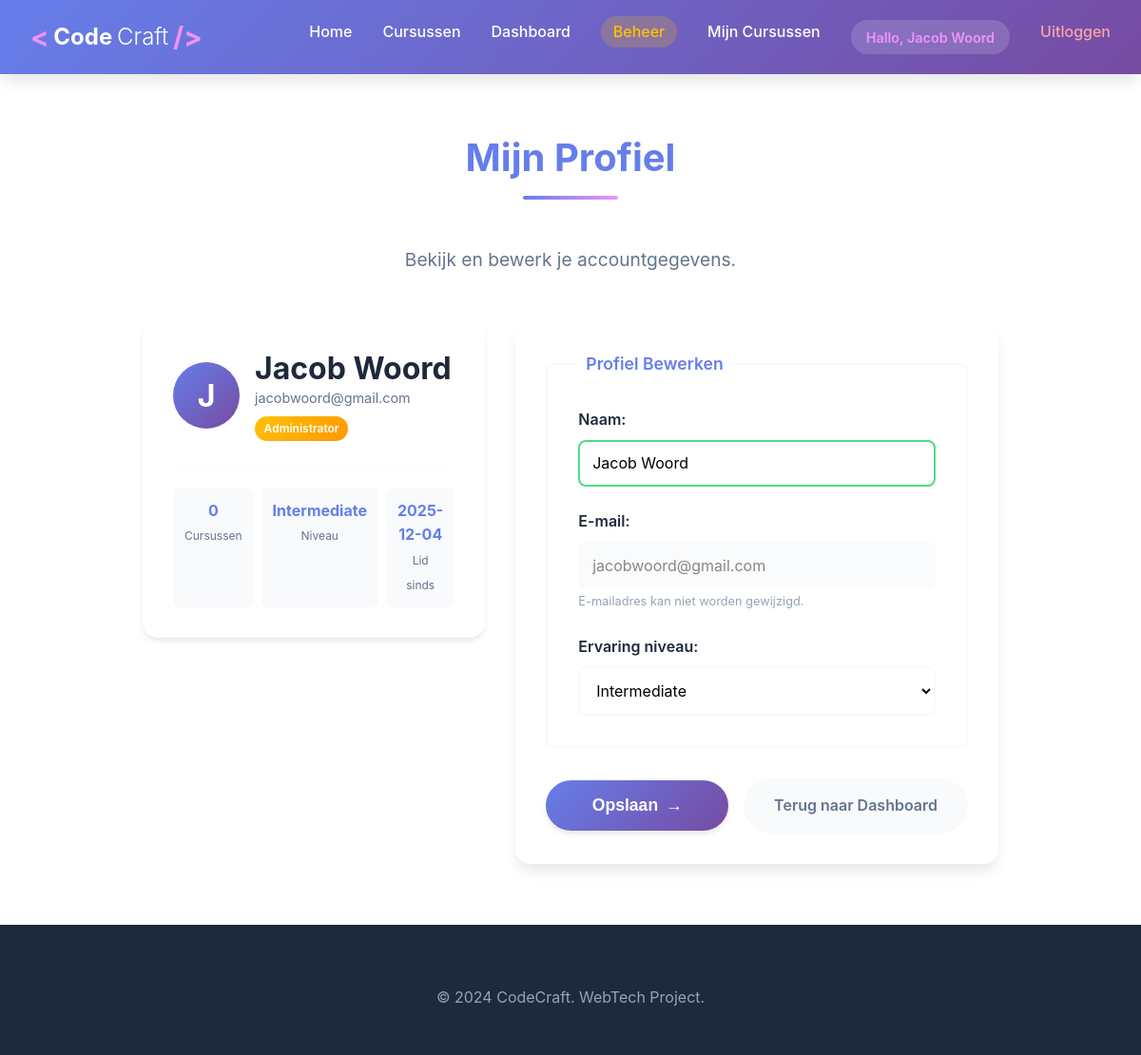
The app's page /profiel (signed in) with its own data.
### tables this page shows
CREATE TABLE users (
            id INTEGER PRIMARY KEY AUTOINCREMENT,
            name TEXT NOT NULL,
            email TEXT NOT NULL UNIQUE,
            password TEXT NOT NULL,
            level TEXT,
            created_at DATETIME DEFAULT CURRENT_TIMESTAMP
        , is_admin INTEGER DEFAULT 0);

### py/app.py (the view, shortened to what this page needs)
@app.route('/profiel', methods=['GET', 'POST'])
@login_required
def profile():
    conn = get_db()
    cursor = conn.cursor()
    cursor.execute('SELECT * FROM users WHERE id = ?', (session['user_id'],))
    user = cursor.fetchone()
    cursor.execute('SELECT COUNT(*) as count FROM enrollments WHERE user_id = ?', (session['user_id'],))
    enrollment_count = cursor.fetchone()['count']
    conn.close()
    return render_template('profile.html', user=user, enrollment_count=enrollment_count)

### py/app.py (called while the page is built)
def get_db():
    conn = sqlite3.connect(DATABASE)
    conn.row_factory = sqlite3.Row
    return conn

def login_required(f):
    @wraps(f)
    def decorated_function(*args, **kwargs):
        if 'user_id' not in session:
            flash('Je moet ingelogd zijn om deze pagina te bekijken.', 'error')
            return redirect(url_for('login_page'))
        return f(*args, **kwargs)
    return decorated_function

@app.context_processor
def inject_user():
    return {
        'logged_in': 'user_id' in session,
        'user_name': session.get('user_name'),
        'user_email': session.get('user_email'),
        'is_admin': session.get('is_admin', False)
    }

### templates/profile.html (shortened to what this page needs)
{% extends "base.html" %}
{% block content %}
<section class="contact" id="profile">
    <div class="container">
        <h2>Mijn Profiel</h2>
        <p class="section-intro">
            Bekijk en bewerk je accountgegevens.
        </p>
        <div class="profile-container">
            <div class="profile-card">
                <div class="profile-header">
                    <div class="profile-avatar">
                        {{ user.name[0] | upper }}
                    </div>
                    <div class="profile-info">
                        <h3>{{ user.name }}</h3>
                        <p>{{ user.email }}</p>
                        {% if user.is_admin %}
                        <span class="admin-badge">Administrator</span>
                        {% endif %}
                    </div>
                </div>
                <div class="profile-stats">
                    <div class="profile-stat">
                        <span class="stat-value">{{ enrollment_count }}</span>
                        <span class="stat-label">Cursussen</span>
                    </div>
                    <div class="profile-stat">
                        <span class="stat-value">{{ user.level | capitalize if user.level else 'Niet ingesteld' }}</span>
                        <span class="stat-label">Niveau</span>
                    </div>
                    <div class="profile-stat">
                        <span class="stat-value">{{ user.created_at[:10] if user.created_at else 'Onbekend' }}</span>
                        <span class="stat-label">Lid sinds</span>
                    </div>
                </div>
            </div>
            <form class="contact-form profile-form" method="POST">
                <fieldset>
                    <legend>Profiel Bewerken</legend>
                    <div class="form-group">
                        <label for="name">Naam:</label>
                        <input type="text" id="name" name="name" required
                               value="{{ user.name }}"
                               placeholder="Je volledige naam">
                    </div>
                    <div class="form-group">
                        <label for="email">E-mail:</label>
                        <input type="email" id="email" name="email" disabled
                               value="{{ user.email }}"
                               title="E-mail kan niet worden gewijzigd">
                        <small class="form-hint">E-mailadres kan niet worden gewijzigd.</small>
                    </div>
                    <div class="form-group">
                        <label for="level">Ervaring niveau:</label>
                        <select id="level" name="level">
                            <option value="intermediate" {% if user.level == 'intermediate' %}selected{% endif %}>Intermediate</option>
                        </select>
                    </div>
                </fieldset>
                <div class="form-actions-row">
                    <button type="submit" class="submit-button">
                        <span>Opslaan</span>
                        <span class="button-arrow">&rarr;</span>
                    </button>
                    <a href="{{ url_for('dashboard') }}" class="btn-cancel">Terug naar Dashboard</a>
                </div>
            </form>
        </div>
    </div>
</section>
{% endblock %}

### templates/base.html (shortened to what this page needs)
<!DOCTYPE html>
<html lang="nl">
<head>
    <link rel="stylesheet" href="{{ url_for('static', filename='style.css') }}">
</head>
<body>
    <nav class="navbar">
        <div class="nav-container">
            <a href="{{ url_for('index') }}" class="logo">
                <span class="logo-bracket">&lt;</span>
                <strong>Code</strong>Craft
                <span class="logo-bracket">/&gt;</span>
            </a>
            <ul class="nav-menu">
                <li><a href="{{ url_for('index') }}">Home</a></li>
                <li><a href="{{ url_for('course_catalog') }}">Cursussen</a></li>
                {% if logged_in %}
                    <li><a href="{{ url_for('dashboard') }}">Dashboard</a></li>
                    {% if is_admin %}
                    <li><a href="{{ url_for('list_courses') }}" class="nav-admin">Beheer</a></li>
                    {% endif %}
                    <li><a href="{{ url_for('my_courses') }}">Mijn Cursussen</a></li>
                    <li class="nav-user">
                        <span class="user-greeting">Hallo, {{ user_name }}</span>
                    </li>
                    <li><a href="{{ url_for('logout_route') }}" class="nav-logout">Uitloggen</a></li>
                {% else %}
                    <li><a href="{{ url_for('login_page') }}">Inloggen</a></li>
                    <li><a href="{{ url_for('register_page') }}">Registreren</a></li>
                {% endif %}
            </ul>
        </div>
    </nav>
    <main>
        {% block content %}{% endblock %}
    </main>
    {% block footer %}
    <footer class="footer">
        <div class="container">
            <div class="footer-bottom">
                <p>&copy; 2024 CodeCraft. WebTech Project.</p>
            </div>
        </div>
    </footer>
    {% endblock %}
</body>
</html>

### records on screen
users: name "Jacob Woord", name "J", email "jacobwoord@gmail.com", level "Intermediate", created_at "2025-12-04"

### other values on screen
{{ enrollment_count }} "0"
